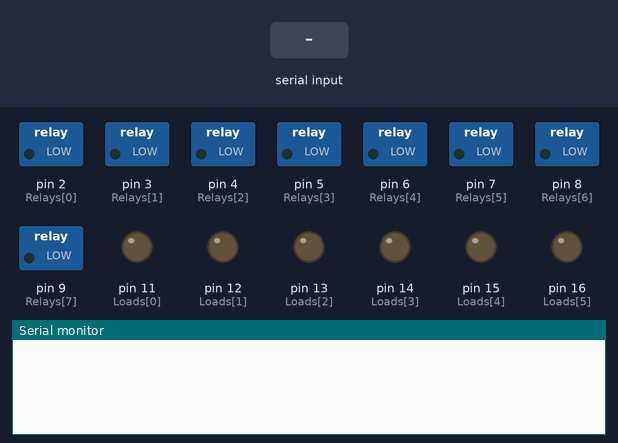
Recording of a sketch running on a simulated Arduino Uno, built with avr-gcc and run on an emulated ATmega328P. Shown: switched loads named in the sketch (green lamp = pin HIGH), output pins drawn as LEDs (lit = HIGH), the last lines printed to the serial monitor. The inputs (shaded band) are chosen by the test bench.

Above: at 1.2 s.
1.3 s: "$\n" received over Serial
At 2.6 s:
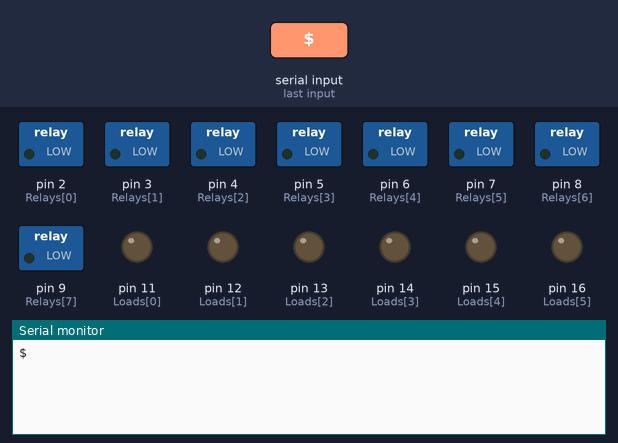
2.9 s: "1\n" received over Serial
At 4.0 s:
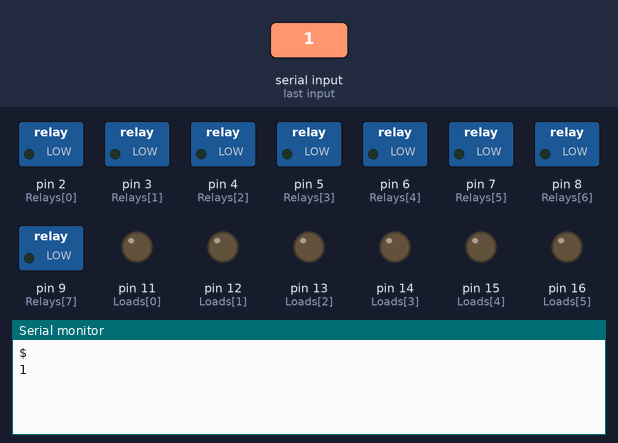

Measured:
- after the input at 1.3 s, the serial monitor: prints a new line after 0.10 s (image 1)
- after the input at 2.9 s, the serial monitor: prints a new line after 0.10 s (image 2)

The sketch:

masterCode.ino
```cpp
void Process_data();
void serialRead();
int serialBuffIndex = 0;
byte serialBuffer[2];
boolean isWaiting = false;
int Relays[8] ={2,3,4,5,6,7,8,9};
int Loads[8] ={11,12,13,14,15,16,17,18};

void setup() {


// put your setup code here, to run once:
Serial.begin(9600);
for(int i=0;i<8;i++)
  {
    pinMode(Relays[i],OUTPUT);
    pinMode(Loads[i],OUTPUT);
  }

}

void loop() {
  serialRead();
  delay(100);
}


void serialRead()
{

  if(Serial.available() > 0)
  {
    byte lastChar = byte(Serial.read());
    Serial.write(lastChar);
    if(isWaiting)
    {
      //Serial.println("isWaiting case");
        if(lastChar!='\n')
        {
           serialBuffer[serialBuffIndex] = lastChar;
           serialBuffIndex++ ;
           //Serial.println("t char not detected");
        }
        else
        {
            //Serial.println("T char detected");
          serialBuffIndex = 0;
          isWaiting = false ;
          Process_data();
        }
    }
    else
    {
      if(lastChar == '$')
       { //Serial.println("$ detected");
          isWaiting = true;
       }
    }
  }
}
 void Process_data()
{ //Serial.println("in process function");
        if(serialBuffer[0]==2)   //set realays
        {//Serial.println("Set relays state");
          byte temp = serialBuffer[1];
          Serial.println(temp);
          for(int i = 0 ; i<8 ; i++)
          {
             byte val = temp & 0x01;
             Serial.println(val);
             digitalWrite(Relays[i],val);
             temp = temp >> 1;
          }
        }
        if(serialBuffer[0]==3)   //setload
        {//Serial.println("Set load state");
            byte temp = serialBuffer[1];
            for(int i = 0 ; i<8 ; i++)
            {
              byte val = temp & 0x01;
              digitalWrite(Loads[i],val);
              temp = temp >> 1;
           }
       }
}


  // put your main code here, to run repeatedly:
```
